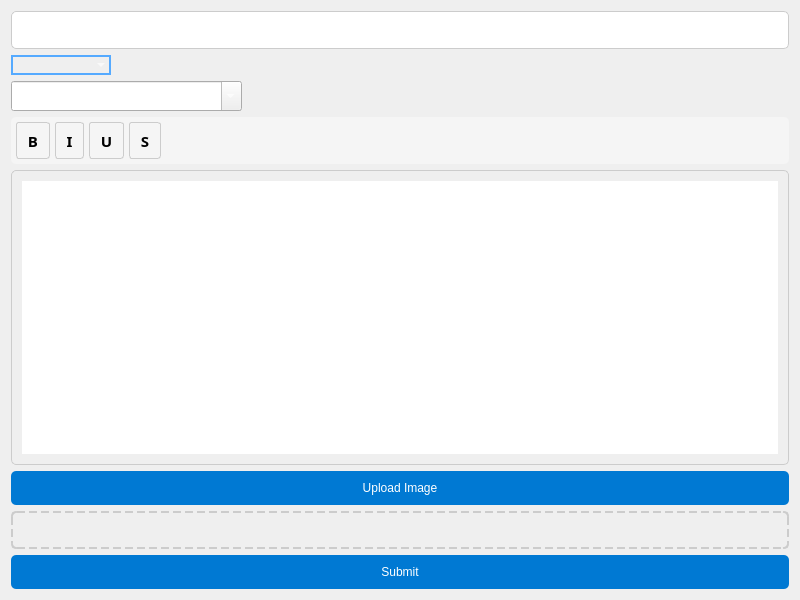
<?xml version="1.0" encoding="UTF-8"?>
<ui version="4.0">
 <class>CreatePostView</class>
 <widget class="QWidget" name="CreatePostView">
  <property name="geometry">
   <rect>
    <x>0</x>
    <y>0</y>
    <width>800</width>
    <height>600</height>
   </rect>
  </property>
  <property name="windowTitle">
   <string>Create Post</string>
  </property>
  <layout class="QVBoxLayout" name="verticalLayout">
   <item>
    <widget class="QLineEdit" name="titleInput">
     <property name="styleSheet">
      <string notr="true">font: 14pt &quot;Raleway&quot;; padding: 10px; border-radius: 5px; border: 1px solid #ccc; color:white;</string>
     </property>
     <property name="placeholderText">
      <string>Title</string>
     </property>
    </widget>
   </item>
   <item>
    <widget class="QComboBox" name="fontSizeComboBox">
     <property name="sizePolicy">
      <sizepolicy hsizetype="Fixed" vsizetype="Fixed">
       <horstretch>0</horstretch>
       <verstretch>0</verstretch>
      </sizepolicy>
     </property>
     <property name="minimumSize">
      <size>
       <width>100</width>
       <height>0</height>
      </size>
     </property>
     <property name="styleSheet">
      <string notr="true">    font: 500 11pt &quot;Raleway&quot;;
    border: 2px solid rgb(85, 170, 255);  /* Border color */
    background-color: transparent;  /* Remove background */
    color: white;  /* Text color */</string>
     </property>
    </widget>
   </item>
   <item>
    <widget class="QFontComboBox" name="fontComboBox">
     <property name="sizePolicy">
      <sizepolicy hsizetype="Fixed" vsizetype="Fixed">
       <horstretch>0</horstretch>
       <verstretch>0</verstretch>
      </sizepolicy>
     </property>
     <property name="minimumSize">
      <size>
       <width>0</width>
       <height>30</height>
      </size>
     </property>
     <property name="styleSheet">
      <string notr="true">font: 500 11pt &quot;Raleway&quot;; color:white;</string>
     </property>
    </widget>
   </item>
   <item>
    <widget class="QToolBar" name="formattingToolbar">
     <property name="styleSheet">
      <string notr="true">
       QToolBar {
           background: #f5f5f5;
           border-radius: 5px;
           padding: 5px;
           spacing: 5px;
       }
       QToolButton {
           background: transparent;
           border: 1px solid #ccc;
           border-radius: 3px;
           padding: 5px;
       }
       QToolButton:hover {
           background: #e0e0e0;
       }
       QToolButton:pressed {
           background: #d0d0d0;
       }
      </string>
     </property>
     <addaction name="boldAction"/>
     <addaction name="italicAction"/>
     <addaction name="underlineAction"/>
     <addaction name="strikeAction"/>
    </widget>
   </item>
   <item>
    <widget class="QTextEdit" name="bodyInput">
     <property name="styleSheet">
      <string notr="true">font: 12pt &quot;Raleway&quot;; padding: 10px; border-radius: 5px; border: 1px solid #ccc; color:white;</string>
     </property>
     <property name="placeholderText">
      <string>Text (optional)</string>
     </property>
    </widget>
   </item>
   <item>
    <widget class="QPushButton" name="uploadImageButton">
     <property name="styleSheet">
      <string notr="true">font: 12pt &quot;Raleway&quot;; padding: 10px; border-radius: 5px; background-color: #0079D3; color: white;</string>
     </property>
     <property name="text">
      <string>Upload Image</string>
     </property>
    </widget>
   </item>
   <item>
    <widget class="QLabel" name="imagePreview">
     <property name="styleSheet">
      <string notr="true">border: 2px dashed #ccc; padding: 10px; border-radius: 5px;</string>
     </property>
     <property name="alignment">
      <set>Qt::AlignmentFlag::AlignCenter</set>
     </property>
    </widget>
   </item>
   <item>
    <widget class="QPushButton" name="submitButton">
     <property name="styleSheet">
      <string notr="true">font: 12pt &quot;Raleway&quot;; padding: 10px; border-radius: 5px; background-color: #0079D3; color: white;</string>
     </property>
     <property name="text">
      <string>Submit</string>
     </property>
    </widget>
   </item>
  </layout>
  <action name="boldAction">
   <property name="checkable">
    <bool>true</bool>
   </property>
   <property name="text">
    <string>Bold</string>
   </property>
   <property name="iconText">
    <string>B</string>
   </property>
   <property name="toolTip">
    <string>Bold</string>
   </property>
   <property name="font">
    <font>
     <family>Raleway</family>
     <pointsize>11</pointsize>
     <bold>true</bold>
    </font>
   </property>
  </action>
  <action name="italicAction">
   <property name="checkable">
    <bool>true</bool>
   </property>
   <property name="text">
    <string>Italic</string>
   </property>
   <property name="iconText">
    <string>I</string>
   </property>
   <property name="toolTip">
    <string>Italic</string>
   </property>
   <property name="font">
    <font>
     <family>Raleway</family>
     <pointsize>11</pointsize>
     <bold>true</bold>
    </font>
   </property>
  </action>
  <action name="underlineAction">
   <property name="checkable">
    <bool>true</bool>
   </property>
   <property name="text">
    <string>Underline</string>
   </property>
   <property name="iconText">
    <string>U</string>
   </property>
   <property name="toolTip">
    <string>Underline</string>
   </property>
   <property name="font">
    <font>
     <family>Raleway</family>
     <pointsize>11</pointsize>
     <bold>true</bold>
    </font>
   </property>
  </action>
  <action name="strikeAction">
   <property name="checkable">
    <bool>true</bool>
   </property>
   <property name="text">
    <string>Strike</string>
   </property>
   <property name="iconText">
    <string>S</string>
   </property>
   <property name="toolTip">
    <string>Strikethrough</string>
   </property>
   <property name="font">
    <font>
     <family>Raleway</family>
     <pointsize>11</pointsize>
     <bold>true</bold>
    </font>
   </property>
  </action>
 </widget>
 <resources/>
 <connections/>
</ui>
